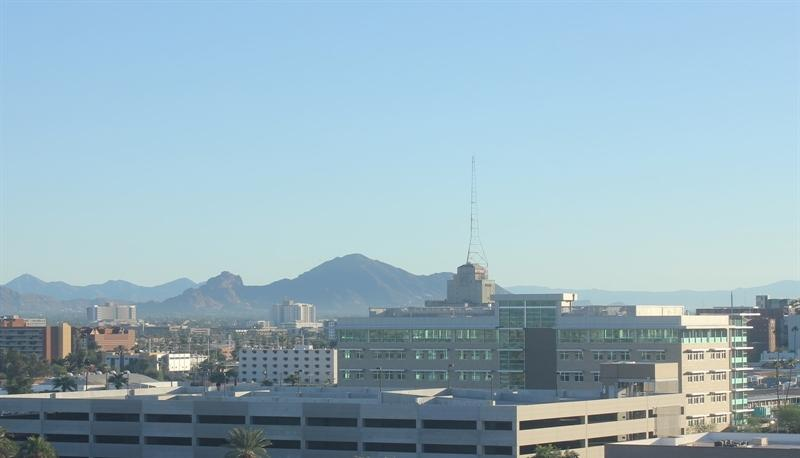
#> input picture assetjs4/images/training/day/20151101_145049.jpg, 800 x 458 px; its folder holds only this picture in this run
$ jupyter execute --allow-errors Praktikum4_Klasifikasi.ipynb   (shell and % lines are left out)
#> lines starting #> are read from the running program, lines starting #| are printed output that depends on the picture
<a href="https://colab.research.google.com/github/yogiannanf/PembelajaranMesin/blob/main/Praktikum4_Klasifikasi.ipynb" target="_parent"></a>

### Jobsheet 4 Klasifikasi

Nama : Yogianna Nur Febrianti

Kelas : TI 3A

Absen/NIM : 28/2241720261

### Praktikum 1

[cell 1]
# import library
import numpy as np
import matplotlib.pyplot as plt
from scipy import stats
import seaborn as sns

- Kasus pada data dummy ini memperlihatkan dua kelas yang telah terpisah.

[cell 2]
from sklearn.datasets import make_blobs
X, y = make_blobs(n_samples=50, centers=2,
                  random_state=0, cluster_std=0.60)
plt.scatter(X[:, 0], X[:, 1], c=y, s=50, cmap='autumn')
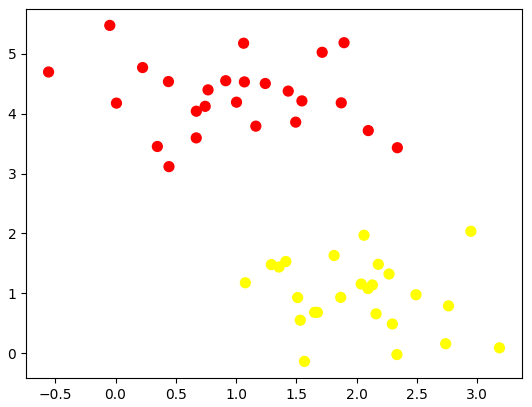
#> figure drawn by matplotlib, 1 panel

- Sebuah model klasifikasi, garis pemisah data dari dua buah himpunan yang terbentuk diperlukan. Namun, kondisi ini masih menyisakan kasus dimana garis pemisah yang dibutuhkan lebih dari satu garis.

[cell 3]
xfit = np.linspace(-1, 3.5)
plt.scatter(X[:, 0], X[:, 1], c=y, s=50, cmap='autumn')
plt.plot([0.6], [2.1], 'x', color='red', markeredgewidth=2, markersize=10)

for m, b in [(1, 0.65), (0.5, 1.6), (-0.2, 2.9)]:
    plt.plot(xfit, m * xfit + b, '-k')

plt.xlim(-1, 3.5)
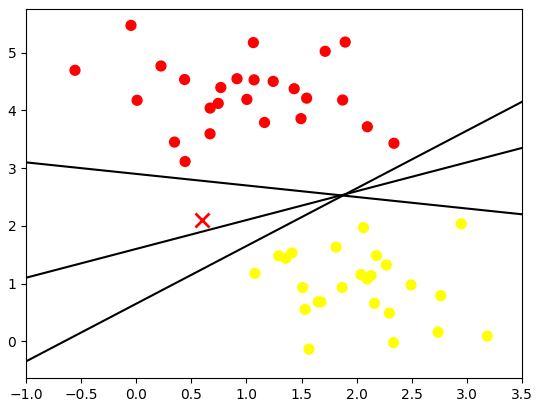
#> figure drawn by matplotlib, 1 panel; curve peaks at x = 3.5, y = 4.15; curve peaks at x = 3.5, y = 3.35

- Memperjelas posisi sebuah data terhadap label.

[cell 4]
xfit = np.linspace(-1, 3.5)
plt.scatter(X[:, 0], X[:, 1], c=y, s=50, cmap='autumn')

for m, b, d in [(1, 0.65, 0.33), (0.5, 1.6, 0.55), (-0.2, 2.9, 0.2)]:
    yfit = m * xfit + b
    plt.plot(xfit, yfit, '-k')
    plt.fill_between(xfit, yfit - d, yfit + d, edgecolor='none',
                     color='#AAAAAA', alpha=0.4)

plt.xlim(-1, 3.5)
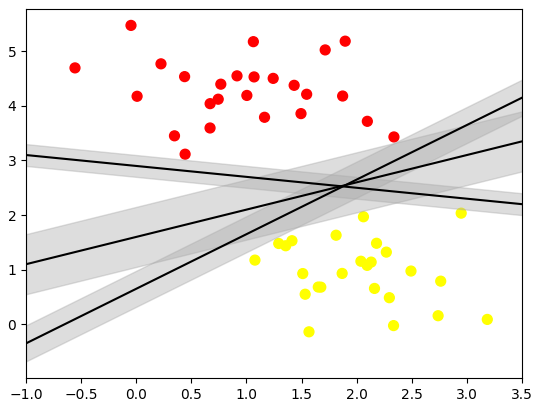
#> figure drawn by matplotlib, 1 panel; curve peaks at x = 3.5, y = 4.15; curve peaks at x = 3.5, y = 3.35; curve peaks at x = -1, y = 3.1

#### Penerappan fitting SVM

[cell 5]
from sklearn.svm import SVC # "Support vector classifier"
model = SVC(kernel='linear', C=1E10)
model.fit(X, y)

[cell 6]
# buat sebuah fungsi untuk menampilkan fitting data

def plot_svc_decision_function(model, ax=None, plot_support=True):

    if ax is None:
        ax = plt.gca()
    xlim = ax.get_xlim()
    ylim = ax.get_ylim()

    # buat grid untuk evaluasi model
    x = np.linspace(xlim[0], xlim[1], 30)
    y = np.linspace(ylim[0], ylim[1], 30)
    Y, X = np.meshgrid(y, x)
    xy = np.vstack([X.ravel(), Y.ravel()]).T
    P = model.decision_function(xy).reshape(X.shape)

    # plot batas dan margin
    ax.contour(X, Y, P, colors='k',
               levels=[-1, 0, 1], alpha=0.5,
               linestyles=['--', '-', '--'])

    # plot support vectors
    if plot_support:
        ax.scatter(model.support_vectors_[:, 0],
                   model.support_vectors_[:, 1],
                   s=300, linewidth=1, facecolors='none');
    ax.set_xlim(xlim)
    ax.set_ylim(ylim)

[cell 7]
plt.scatter(X[:, 0], X[:, 1], c=y, s=50, cmap='autumn')
plot_svc_decision_function(model)

- beberapa titik data yang menyentuh (masuk ke area) garis disebut sebagai support vector.

[cell 8]
# untuk mengetahui data yang masuk ke dalam support vector dapat dilakukan
# dengan memanggil support_vectors_

model.support_vectors_

- Hasil fitting merupakan kunci keberhasilan suatu classifier (yang hanya dilihat dari posisi dari support vector). Data-data tersebut tidak berkontribusi terhadap loss function yang digunakan untuk fitting model. Untuk lebih memahami hal ini, 60 dan 120 data awal digunakan sebagai contoh dalam bentuk perbandingan.

[cell 9]
def plot_svm(N=10, ax=None):
    X, y = make_blobs(n_samples=200, centers=2,
                      random_state=0, cluster_std=0.60)
    X = X[:N]
    y = y[:N]
    model = SVC(kernel='linear', C=1E10)
    model.fit(X, y)

    ax = ax or plt.gca()
    ax.scatter(X[:, 0], X[:, 1], c=y, s=50, cmap='autumn')
    ax.set_xlim(-1, 4)
    ax.set_ylim(-1, 6)
    plot_svc_decision_function(model, ax)

fig, ax = plt.subplots(1, 2, figsize=(16, 6))
fig.subplots_adjust(left=0.0625, right=0.95, wspace=0.1)
for axi, N in zip(ax, [60, 120]):
    plot_svm(N, axi)
    axi.set_title('N = {0}'.format(N))
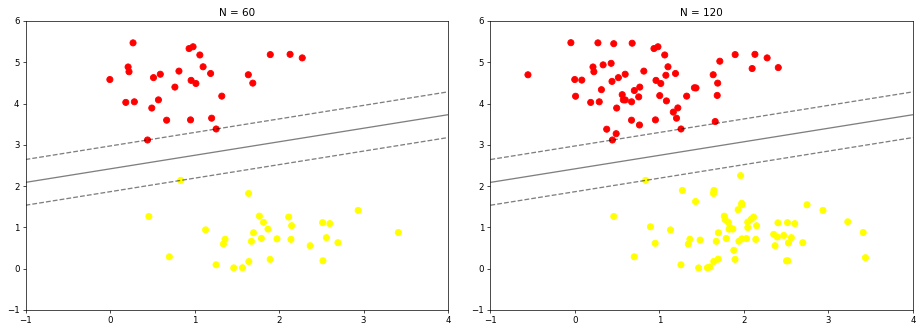
#> figure drawn by matplotlib, 2 panels

#### Data Tidak Terpisah Secara Linier

[cell 10]
# contoh data tidak terpisah secara linier

from sklearn.datasets import make_circles
X, y = make_circles(100, factor=.1, noise=.1)

clf = SVC(kernel='linear').fit(X, y)

plt.scatter(X[:, 0], X[:, 1], c=y, s=50, cmap='autumn')
plot_svc_decision_function(clf, plot_support=False);
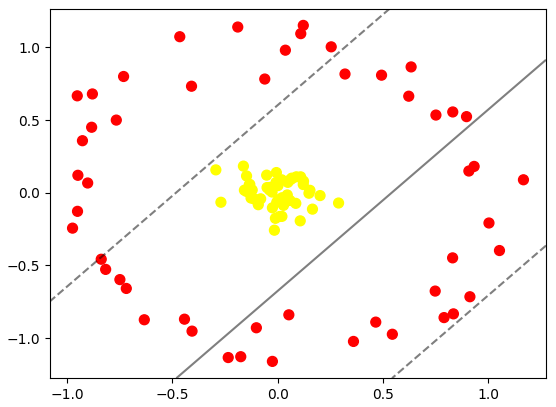
#> figure drawn by matplotlib, 1 panel
#> the sliders are set to elev = -90, azip = 0, X = <module 'ipywidgets.fixed_' fr, y = <module 'ipywidgets.fixed_' fr

[cell 11]
r = np.exp(-(X ** 2).sum(1))

[cell 12]
from mpl_toolkits import mplot3d
from ipywidgets import interact, fixed # import tambahan untuk mengatasi error

def plot_3D(elev=30, azim=30, X=X, y=y):
    ax = plt.subplot(projection='3d')
    ax.scatter3D(X[:, 0], X[:, 1], r, c=y, s=50, cmap='autumn')
    ax.view_init(elev=elev, azim=azim)
    ax.set_xlabel('x')
    ax.set_ylabel('y')
    ax.set_zlabel('r')

#> (the rest of this cell did not finish here and is left out)

[cell 13]
clf = SVC(kernel='rbf', C=1E6)
clf.fit(X, y)

[cell 14]
SVC(C=1000000.0)

[cell 15]
plt.scatter(X[:, 0], X[:, 1], c=y, s=50, cmap='autumn')
plot_svc_decision_function(clf)
plt.scatter(clf.support_vectors_[:, 0], clf.support_vectors_[:, 1],
            s=300, lw=1, facecolors='none')
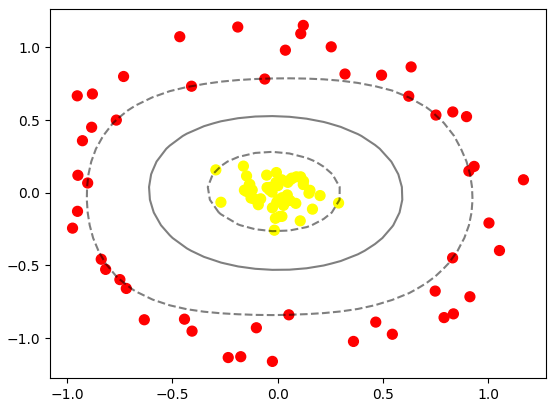
#> figure drawn by matplotlib, 1 panel

#### Data Overlap

[cell 16]
X, y = make_blobs(n_samples=100, centers=2,
                  random_state=0, cluster_std=1.2)
plt.scatter(X[:, 0], X[:, 1], c=y, s=50, cmap='autumn');
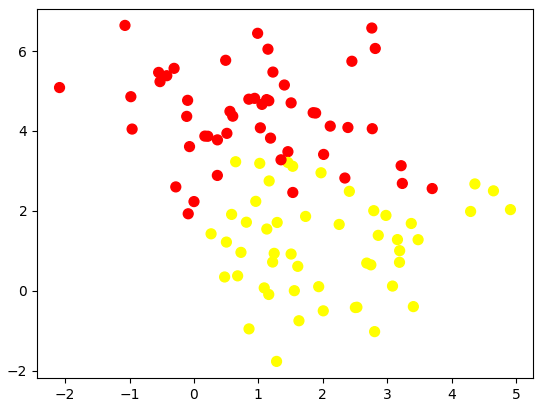
#> figure drawn by matplotlib, 1 panel

- Perubahan pada C berdampak pada hasil fitting final

[cell 17]
X, y = make_blobs(n_samples=100, centers=2,
                  random_state=0, cluster_std=0.8)

fig, ax = plt.subplots(1, 2, figsize=(16, 6))
fig.subplots_adjust(left=0.0625, right=0.95, wspace=0.1)

for axi, C in zip(ax, [10.0, 0.1]):
    model = SVC(kernel='linear', C=C).fit(X, y)
    axi.scatter(X[:, 0], X[:, 1], c=y, s=50, cmap='autumn')
    plot_svc_decision_function(model, axi)
    axi.scatter(model.support_vectors_[:, 0],
                model.support_vectors_[:, 1],
                s=300, lw=1, facecolors='none');
    axi.set_title('C = {0:.1f}'.format(C), size=14)
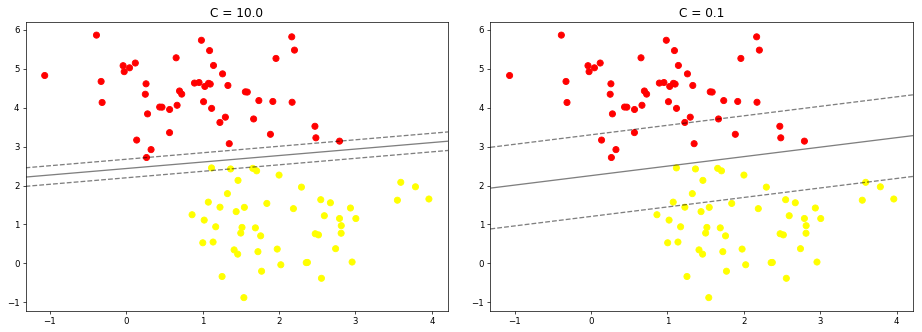
#> figure drawn by matplotlib, 2 panels

#### Praktikum 2

[cell 18]
from sklearn.datasets import fetch_lfw_people
#> (the rest of this cell did not finish here and is left out)

[cell 19]
# contoh wajah yang digunakan
import matplotlib.pyplot as plt

fig, ax = plt.subplots(3, 5)
#> (the rest of this cell did not finish here and is left out)

[cell 20]
from sklearn.svm import SVC
from sklearn.decomposition import PCA as RandomizedPCA
from sklearn.pipeline import make_pipeline

pca = RandomizedPCA(n_components=150, whiten=True, random_state=42)
svc = SVC(kernel='rbf', class_weight='balanced')
model = make_pipeline(pca, svc)

[cell 21]
# pemisahan data training dan data testing

from sklearn.model_selection import train_test_split
#> (the rest of this cell did not finish here and is left out)

[cell 22]
from sklearn.model_selection import GridSearchCV
param_grid = {'svc__C': [1, 5, 10, 50],
              'svc__gamma': [0.0001, 0.0005, 0.001, 0.005]}
grid = GridSearchCV(model, param_grid)

#> (the rest of this cell did not finish here and is left out)

- prediksi label untuk data testing

#> (a cell that did not finish here is left out)

[cell 24]
# hasil label pada data testing

fig, ax = plt.subplots(4, 6)
#> (the rest of this cell did not finish here and is left out)

- Kode ini menampilkan prediksi label data pengujian dalam grid 4x6. Gambar dari Xtest (62x47 piksel) divisualisasikan dengan colormap 'bone'. Label benar ditampilkan dengan warna hitam, dan label salah berwarna merah. Judul figure menjelaskan bahwa kesalahan diberi tanda merah.

[cell 25]
from sklearn.metrics import classification_report
#> (the rest of this cell did not finish here and is left out)

[cell 26]
# bentuk confusion matrix
import seaborn as sns

from sklearn.metrics import confusion_matrix
#> (the rest of this cell did not finish here and is left out)

- Kode ini menghasilkan dan memvisualisasikan matriks kebingungan untuk menilai kinerja model klasifikasi. Menggunakan confusion_matrix dari sklearn.metrics, matriks dihitung berdasarkan label sebenarnya (ytest) dan label prediksi (yfit). Matriks divisualisasikan sebagai heatmap dengan seaborn.heatmap, menampilkan jumlah prediksi untuk setiap kombinasi label sebenarnya dan prediksi. Label sumbu x dan y sesuai target, dengan nilai numerik di setiap sel (annot=True) dalam format bilangan bulat (fmt='d'), memberikan gambaran visual kinerja model.

#### Praktikum 3

- Mendefiniskan Data Dummy

[cell 27]
import numpy as np
from sklearn.datasets import make_classification

# Membuat data dummy
# Hasil dari make_classification berupa data fitur X dan label y
# Label y akan berupa data yang sudah di encode (angka)
X,y = make_classification(n_samples=30, n_features=2, n_classes=2, n_informative=2, n_redundant=0, n_repeated=0, shuffle=False)

# Secara defalt, make_classfication menghasilkan nilai float
# Kita perlu merubah dalam bentuk diskrit

# Absolutekan nilai
X = np.absolute(X)

# Bulatkan nilai ke 2 angka dibelakang koma
# Kalikan dengan 100 supaya tidak ada lagi koma
X = np.round(X, 2) * 100

# Ubah ke dalam bentuk integer
X = X.astype(int)
print(X)
print(y)

- (Opsional) Membuat Data Frame

- Membuat DataFrame dengan menggunakan library Pandas berdasarkan data dummy yang telah dibuat sebelumnya

[cell 28]
import pandas as pd

# Reshape label y menjadi 2D
# Hal ini dilakukan karena kita akan menggabungkannya dengan data fitur X
y_new = y.reshape(len(y), 1)

# Gabungkan fitur X dan label y dalam data array
data = np.concatenate((X, y_new), axis=1)

# Definisikan nama kolom
nama_kolom = ['Fitur 1', 'Fitur 2', 'Label']

# Buat Data Frame
df = pd.DataFrame(data, columns=nama_kolom)

# Cek Data Frame
df.head()

- Mengubah bentuknya dalam bentuk kategorial

[cell 29]
# Definisikan nama label
labels = {
    1 : 'Kelas A',
    0 : 'Kelas B'
}

# Copy Data Frame untuk menyimpan Data Frame baru
# dengan label yang mudah untuk dibaca
df_label = df.copy()

# Ubah label dengan fungsi mapping dari Pandas
# pada Data Frame df_label
df_label['Label'] = df_label['Label'].map(labels)

# Cek Data Frame df_label
df_label.head()

- (Opsional) Visualisasi Data

[cell 30]
import matplotlib.pyplot as plt

# Definisikan warna untuk setiap kelas
colors = {
    'class_a': 'MediumVioletRed',
    'class_b': 'Navy'
}

# Kelompokkan label berdasarkan nama kelas
gb = df_label.groupby(['Label'])
class_a = gb.get_group('Kelas A')
class_b = gb.get_group('Kelas B')

# Plot
plt.scatter(x=class_a['Fitur 1'], y=class_a['Fitur 2'], c=colors['class_a'])
plt.scatter(x=class_b['Fitur 1'], y=class_b['Fitur 2'], c=colors['class_b'])
plt.xlabel('Fitur 1')
plt.ylabel('Fitur 2')
plt.legend(['Kelas A', 'Kelas B'])
plt.gca().axes.xaxis.set_ticklabels([])
plt.gca().axes.yaxis.set_ticklabels([])
plt.show()
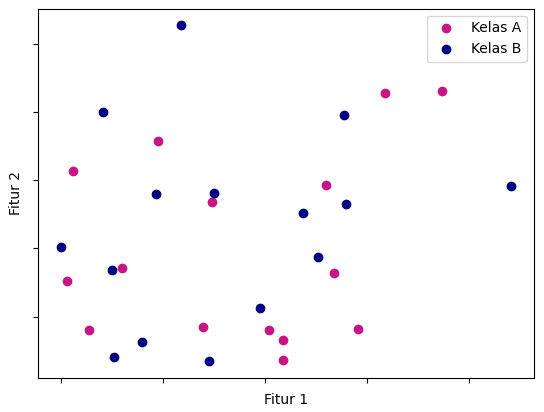
#> figure drawn by matplotlib, 1 panel

- Klasifikasi Multinomial Naive Bayes

[cell 31]
from sklearn.naive_bayes import MultinomialNB # class untuk model MultinomialNB
from sklearn.model_selection import train_test_split
from sklearn.metrics import accuracy_score # evaluasi model berdasarkan akurasi

# Inisiasi obyek MultinomialNB
mnb = MultinomialNB()

# Kita dapat langsung menggunakan fitur X dan label y
# hasil dari proses pembuatan data dummy

# Split data training dan testing
X_train, X_test, y_train, y_test = train_test_split(X,y, test_size=0.3, random_state=30)

# Fit model
# Label y harus dalam bentuk 1D atau (n_samples,)
mnb.fit(X_train, y_train)

# Prediksi dengan data training
y_train_pred = mnb.predict(X_train)

# Evaluasi akurasi training
acc_train = accuracy_score(y_train, y_train_pred)

# Prediksi test data
y_test_pred = mnb.predict(X_test)

# Evaluasi model dengan metric akurasi
acc_test = accuracy_score(y_test, y_test_pred)

# Print hasil evaluasi
print(f'Hasil akurasi data train: {acc_train}')
print(f'Hasil akurasi data test: {acc_test}')

- Klasifikasi Gaussian Naive Bayes

[cell 32]
from sklearn.naive_bayes import GaussianNB # class untuk model GaussianNB

# Inisiasi obyek Gaussian
gnb = GaussianNB()

# Kita menggunakan split data training dan testing
# yang sama dengan model multinomial

# Fit model
# Label y harus dalam bentu 1D atau (n_samples,)
gnb.fit(X_train, y_train)

# Prediksi dengan data training
y_train_pred_gnb = gnb.predict(X_train)

# Evaluasi akurasi training
acc_train_gnb = accuracy_score(y_train, y_train_pred_gnb)

# Prediksi test data
y_test_pred_gnb = gnb.predict(X_test)

# Evaluasi model dengan metric akurasi
acc_test_gnb = accuracy_score(y_test, y_test_pred_gnb)

# Print hasil evaluasi
print(f'Hasil akurasi data train (Gaussian): {acc_train_gnb}')
print(f'Hasil akurasi data test (Gaussian): {acc_test_gnb}')

#### Praktikum 4

- Load Data

[cell 33]
import numpy as np
import pandas as pd

df = pd.read_csv('assetjs4/spam.csv', encoding='latin-1') # spesifiksi encoding diperlukan karena data tidak menggunakan UTF-8
#> (reads assetjs4/spam.csv from the repository)

df.head()

- Drop Kolom

[cell 34]
# Drop 3 kolom terakhir dengan fungsi iloc
df = df.drop(df.iloc[:,2:], axis=1)

# Cek data
df.head()

- Ubah Nama Kolom V1 dan V2

[cell 35]
# Data untuk rename kolom v1 dan v2
new_cols = {
    'v1': 'Labels',
    'v2': 'SMS'
}

# Rename nama kolom v1 dan v2
df = df.rename(columns=new_cols)

# cek data
df.head()

- Inspeksi Data

[cell 36]
# Cek Jumlah Data Per Kelas
print(df['Labels'].value_counts())
print('\n')

# Cek Kelengkapan Data
print(df.info())
print('\n')

# Cek Statistik Deskriptif
print(df.describe())

- Encode Label

[cell 37]
# Data untuk label
new_labels = {
    'spam': 1,
    'ham': 0
}

# Encode label
df['Labels'] = df['Labels'].map(new_labels)

# Cek data
df.head()

- Memisahkan Fitur dengan Label

[cell 38]
X = df['SMS'].values
y = df['Labels'].values

- Ekstraksi fitur

[cell 39]
from sklearn.model_selection import train_test_split
from sklearn.feature_extraction.text import CountVectorizer

# Split data training dan testing
X_train, X_test, y_train, y_test = train_test_split(X, y, test_size=0.2, random_state=50)

# Inisiasi CountVectorizer
bow = CountVectorizer()

# Fitting dan transform X_train dengan CountVectorizer
X_train = bow.fit_transform(X_train)

# Transform X_test
# Mengapa hanya transform? Alasan yang sama dengan kasus pada percobaan ke-3
# Kita tidak menginginkan model mengetahui paramter yang digunakan oleh CountVectorizer untuk fitting data X_train
# Sehingga, data testing dapat tetap menjadi data yang asing bagi model nantinya
X_test = bow.transform(X_test)

[cell 40]
# Print the number of features and the shape of the transformed data
print(len(bow.get_feature_names_out()))
print(f'Dimensi data: {X_train.shape}')

- Training dan Evaluasi Model

[cell 41]
from sklearn.naive_bayes import MultinomialNB
from sklearn.metrics import accuracy_score

# Inisiasi MultinomialNB
mnb = MultinomialNB()

# Fit model
mnb.fit(X_train, y_train)

# Prediksi dengan data training
y_pred_train = mnb.predict(X_train)

# Evaluasi akurasi data training
acc_train = accuracy_score(y_train, y_pred_train)

# Prediksi dengan data training
y_pred_test = mnb.predict(X_test)

# Evaluasi akurasi data training
acc_test = accuracy_score(y_test, y_pred_test)

# Print hasil evaluasi
print(f'Hasil akurasi data train: {acc_train}')
print(f'Hasil akurasi data test: {acc_test}')

#### Praktikum 5

[cell 42]
# Import Required Libraries
from pathlib import Path
import matplotlib.image as mpimg
import matplotlib.pyplot as plt
import cv2
import random
import numpy as np
import pandas as pd

[cell 43]
# Image directories
train_dir = "assetjs4/images/training/"
test_dir = "assetjs4/images/test/"

[cell 44]
def load_dataset(img_dir):
#> called with img_dir = 'assetjs4/images/training/'
    p = Path(img_dir)
    dirs = p.glob('*')

    img_list = []

    for dir in dirs:
        label = str(dir).split('/')[-1]
        for file in dir.glob('*.jpg'):
            img = mpimg.imread(file)
#> img is the input picture: shape (458, 800, 3); mean R, G, B 150.7, 178, 191

            if not img is None:
                img_list.append((img, label))

    return img_list

[cell 45]
# Load training data
train_img = load_dataset(train_dir)
#> train_img = 2 items

[cell 46]
# Check the first data
# It should be a tuple consist of arrays of image and image labels
train_img[0]

[cell 47]
# Random size checking
pick_random = np.random.randint(0, len(train_img))
#> pick_random = 1

# Check img size
print(f'Image {pick_random}')
#| Image 1
print(train_img[pick_random][0].shape)
#| (737, 1024, 3)

[cell 48]
# Function to Visualize
def random_img_viz(img_list):
    rand_num = np.random.randint(0, len(img_list))
#> rand_num = 1

    img = img_list[rand_num][0]
    label = img_list[rand_num][1]
#> label = 'night'
    label_str = 'day' if label == 1 else 'night'
#> label_str = 'night'

    plt.imshow(img)
    print(f'Shape\t: {img.shape}')
#| Shape	: (737, 1024, 3)
    print(f'Label\t: {label}')
#| Label	: night
